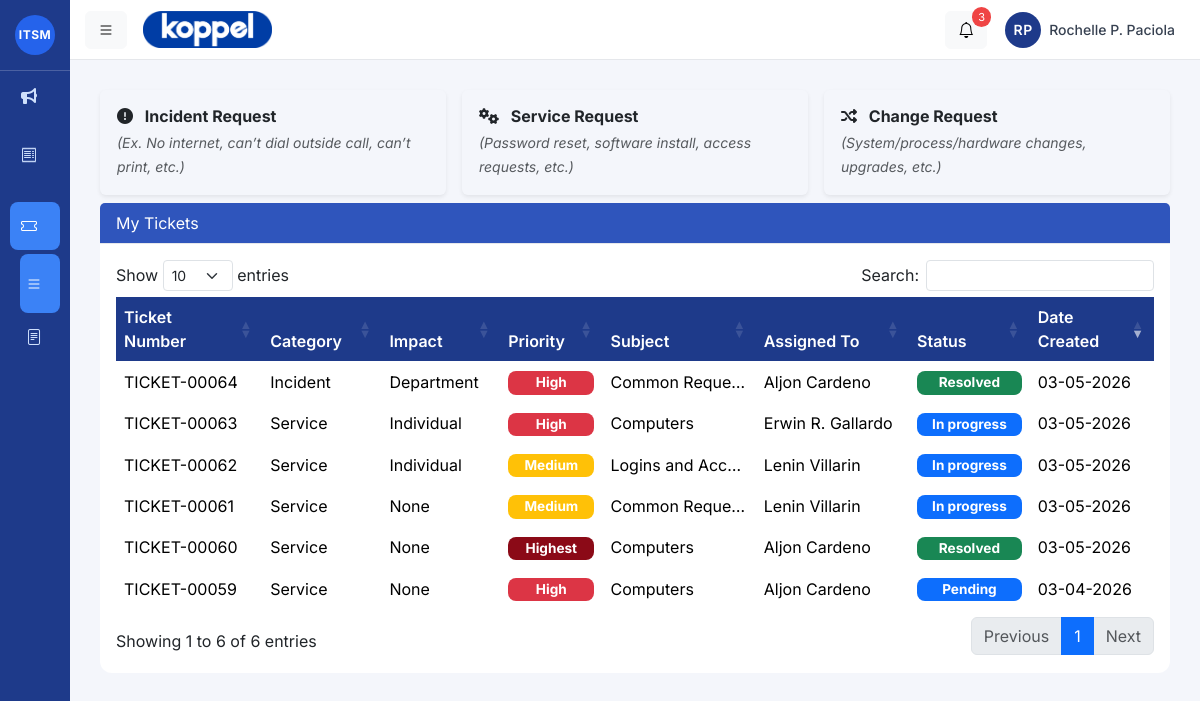
/user/index.php?page=ticket/all_tickets (signed in), run on an earlier commit of the app's database.
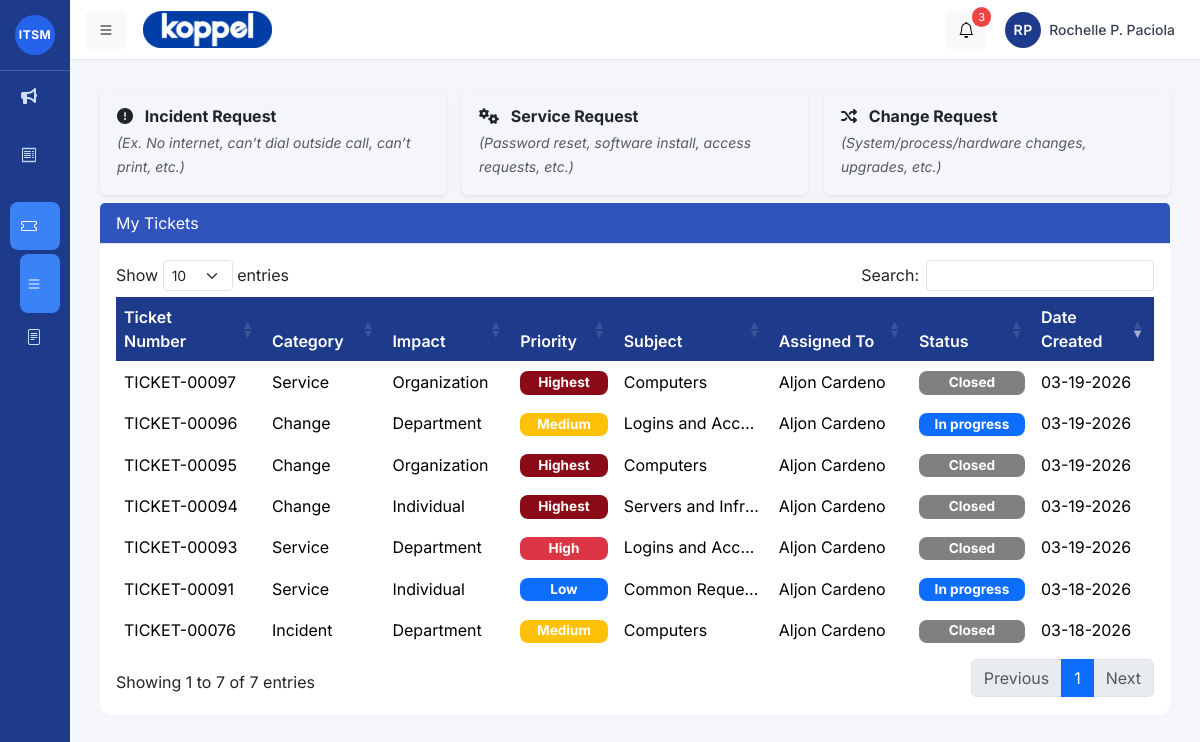
And on a later commit of the database.
### tables this page shows
CREATE TABLE `ticket_tb` (
  `ticket_id` int(11) NOT NULL,
  `ticket_number` varchar(20) DEFAULT NULL,
  `user_id` int(11) DEFAULT NULL,
  `fullname` varchar(100) DEFAULT NULL,
  `email` varchar(100) DEFAULT NULL,
  `company` varchar(100) DEFAULT NULL,
  `department` varchar(100) DEFAULT NULL,
  `priority` varchar(50) NOT NULL,
  `urgency` varchar(50) NOT NULL,
  `impact` varchar(70) NOT NULL,
  `ticket_category` varchar(20) DEFAULT NULL,
  `subject` varchar(150) DEFAULT NULL,
  `subject_details` varchar(200) DEFAULT NULL,
  `issue` text DEFAULT NULL,
  `status` varchar(20) DEFAULT 'open',
  `date_created` timestamp NOT NULL DEFAULT current_timestamp(),
  `assigned_to` int(11) NOT NULL
);

CREATE TABLE `user_tb` (
  `user_id` int(11) NOT NULL,
  `emp_id` varchar(50) NOT NULL,
  `fullname` varchar(150) NOT NULL,
  `position` varchar(100) NOT NULL,
  `email` varchar(150) DEFAULT NULL,
  `department` varchar(100) DEFAULT NULL,
  `company` varchar(50) NOT NULL,
  `area` varchar(150) NOT NULL,
  `user_type` varchar(30) NOT NULL,
  `date_hired` timestamp NOT NULL DEFAULT current_timestamp() ON UPDATE current_timestamp(),
  `date_resigned` varchar(100) DEFAULT NULL,
  `created_at` timestamp NOT NULL DEFAULT current_timestamp(),
  `password` varchar(255) DEFAULT NULL,
  `is_active` tinyint(1) NOT NULL DEFAULT 1,
  `reset_token` varchar(255) DEFAULT NULL,
  `reset_token_expiry` datetime DEFAULT NULL
);

### user/ticket/all_tickets.php (the view, shortened to what this page needs)
<?php
include 'includes/db.php';
$user_id = $_SESSION['user_id'];
$sql = "
SELECT
    t.*,
    u.fullname AS assigned_admin
FROM ticket_tb t
LEFT JOIN user_tb u
    ON t.assigned_to = u.user_id
    AND u.user_type = 'admin'
WHERE t.user_id = ?
ORDER BY t.ticket_id DESC
";
$stmt = $conn->prepare($sql);
$stmt->bind_param("i", $user_id);
$stmt->execute();
$tickets = $stmt->get_result();
?>
<div class="row g-3 mb-2">
    <div class="col-md-4">
        <button class="btn w-100 p-3 text-start request-btn incident shadow-sm rounded"
            onclick="location.href='?page=ticket/includes/add&type=incident'">
            <h6 class="mb-1 fw-bold">
                <i class="fas fa-exclamation-circle me-2"></i> Incident Request
            </h6>
            <small class="fst-italic text-muted">
                (Ex. No internet, can’t dial outside call, can’t print, etc.)
            </small>
        </button>
    </div>
    <div class="col-md-4">
        <button class="btn w-100 p-3 text-start request-btn service shadow-sm rounded"
            onclick="location.href='?page=ticket/includes/add&type=service'">
            <h6 class="mb-1 fw-bold">
                <i class="fas fa-cogs me-2"></i> Service Request
            </h6>
            <small class="fst-italic text-muted">
                (Password reset, software install, access requests, etc.)
            </small>
        </button>
    </div>
    <div class="col-md-4">
        <button class="btn w-100 p-3 text-start request-btn change shadow-sm rounded"
            onclick="location.href='?page=ticket/includes/add&type=change'">
            <h6 class="mb-1 fw-bold">
                <i class="fas fa-random me-2"></i> Change Request
            </h6>
            <small class="fst-italic text-muted">
                (System/process/hardware changes, upgrades, etc.)
            </small>
        </button>
    </div>
</div>
<div class="card">
<div class="card-header text-white">
    My Tickets
</div>
<div class="card-body table-responsive">
<table class="table table-hover" id="ticketsTable">
<thead>
<tr>
    <th>Ticket Number</th>
    <th>Category</th>
    <th>Impact</th>
    <th>Priority</th>
    <th>Subject</th>
    <th>Assigned To</th>
    <th style="width: 10%;">Status</th>
    <th>Date Created</th>
</tr>
</thead>
<tbody id="ticketsBody">
<?php if ($tickets->num_rows > 0): ?>
<?php while ($ticket = $tickets->fetch_assoc()): ?>
<tr class="ticket-row" data-ticket-id="<?= $ticket['ticket_id'] ?>">
    <td><?= htmlspecialchars($ticket['ticket_number']) ?></td>
    <td><?= ucfirst($ticket['ticket_category']) ?></td>
    <td><?= ucfirst($ticket['impact']) ?></td>
    <td>
        <span class="badge badge-priority-<?= strtolower($ticket['priority'] ?? 'medium') ?>">
            <?= ucfirst($ticket['priority'] ?? 'Medium') ?>
        </span>
    </td>
    <td><?= htmlspecialchars($ticket['subject']) ?></td>
    <td><?= htmlspecialchars($ticket['assigned_admin'] ?? 'Unassigned') ?></td>
    <td>
        <span class="badge badge-status-<?= strtolower(str_replace(' ', '-', $ticket['status'])) ?>" style="width: 100%;" >
            <?= ucfirst($ticket['status']) ?>
        </span>
    </td>
    <td><?= date('m-d-Y', strtotime($ticket['created_at'] ?? $ticket['date_created'])) ?></td>
</tr>
<?php endwhile; ?>
<?php else: ?>
<?php endif; ?>
</tbody>
</table>
</div>
</div>

### user/index.php (shortened to what this page needs)
<?php
$page = $_GET['page'] ?? 'announcements';
?>
<!DOCTYPE html>
<html lang="en">
<head>
<link href="https://cdn.jsdelivr.net/npm/bootstrap@5.3.2/dist/css/bootstrap.min.css" rel="stylesheet">
<link href="https://cdn.jsdelivr.net/npm/bootstrap-icons/font/bootstrap-icons.css" rel="stylesheet">
<link rel="stylesheet" href="https://cdnjs.cloudflare.com/ajax/libs/font-awesome/6.4.0/css/all.min.css">
<link rel="stylesheet" href="https://cdn.datatables.net/1.13.6/css/dataTables.bootstrap5.min.css">
<link rel="stylesheet" href="../assets/css/main.css">
<link rel="stylesheet" href="../assets/css/mobile_sidebar.css">
<link rel="stylesheet" href="../assets/css/header.css">
<link rel="stylesheet" href="../assets/css/ticket.css">
<link rel="stylesheet" href="../assets/css/modal.css">
<link rel="stylesheet" href="../assets/css/chat_bot.css">
</head>
<body>
<?php if($page != "login"): ?>
<?php include "sidebar.php"; ?>
<div class="main">
<?php include "header.php"; ?>
<?php endif; ?>
        <div class="content">
            <?php
                switch($page){
                    case "ticket/all_tickets":
                        include "ticket/all_tickets.php";
                        break;
                }
            ?>
        </div>
<?php if($page != "login"): ?>
</div>
<?php endif; ?>

### user/sidebar.php (shortened to what this page needs)
<?php
$tickets_pages = [
'ticket/all_tickets','ticket/assigned_tickets','ticket/requests','ticket/sla','ticket/sla_settings'
];
?>
<div class="sidebar <?= $sidebar_collapsed ? 'collapsed' : 'open' ?>" id="sidebar">
<div class="sidebar-header">
<span class="logo-circle">ITSM</span>
</div>
<a data-title="Announcements" class="<?= ($page=='announcement/announcements') ? 'active' : '' ?>" href="?page=announcement/announcements">
<i class="fa-solid fa-bullhorn"></i>
</a>
<a data-title="Transactions" class="<?= ($page=='transaction/transactions') ? 'active' : '' ?>" href="?page=transaction/transactions">
<i class="bi bi-receipt"></i>
</a>
<div class="menu-group">
<a data-title="Tickets" class="dropdown-btn <?= in_array($page,$tickets_pages) ? 'active' : '' ?>">
<i class="bi bi-ticket"></i>
</a>
<div class="submenu <?= in_array($page,$tickets_pages) ? 'show' : '' ?>">
<a data-title="All Tickets" class="<?= ($page=='ticket/all_tickets') ? 'active' : '' ?>" href="?page=ticket/all_tickets">
<i class="bi bi-list"></i>
</a>
<a data-title="Requests" class="<?= ($page=='ticket/requests') ? 'active' : '' ?>" href="?page=ticket/requests">
<i class="bi bi-file-text"></i>
</a>
</div>
</div>
</div>

### user/header.php
<?php
$fullname = $_SESSION['fullname'] ?? 'John Doe';
$nameParts = explode(" ", $fullname);
$initials = strtoupper(
    substr($nameParts[0],0,1) .
    (isset($nameParts[1]) ? substr($nameParts[1],0,1) : '')
);
?>
<div class="header d-flex align-items-center">
<button class="btn btn-light me-3" onclick="toggleSidebar()">
<i class="bi bi-list"></i>
</button>
<img src="../assets/img/Koppel.png" class="sidebar-logo" alt="Koppel Inc">
<div class="ms-auto d-flex align-items-center gap-2">
<button class="btn btn-light position-relative">
<i class="bi bi-bell"></i>
<span class="notification-badge">3</span>
</button>
<div class="dropdown">
<button class="btn user-dropdown d-flex align-items-center gap-2" data-bs-toggle="dropdown">
<div class="avatar-circle">
<?= $initials ?>
</div>
<span class="user-name">
<?= $fullname ?>
</span>
</button>
</div>
</div>
</div>

### assets/css/main.css (style rules this page uses)
body { overflow-x:hidden; background:#f4f6fb; font-family: 'Inter', sans-serif; }
:root { --light-blue: #e3f2fd; --medium-blue: #bbdefb; --dark-blue: #90caf9; --accent-blue: #64b5f6; --text-blue: #1976d2; }
.sidebar { width:260px; height:100vh; background:#111827; position:fixed; transition:.3s; display:flex; flex-direction:column; overflow-y:auto; overflow-y:auto; scrollbar-width:none; -ms-overflow-style:none; }
.sidebar-header { padding:20px; font-size:18px; font-weight:600; color:#fff; border-bottom:1px solid rgba(255,255,255,0.08); display:flex; align-items:center; gap:10px; }
.sidebar a { display:flex; align-items:center; gap:12px; padding:12px 20px; text-decoration:none; color:#9ca3af; font-size:14px; font-weight:500; border-radius:8px; margin:2px 10px; transition:.2s; }
.sidebar a i { font-size:16px; }
.sidebar a.active { background:#2563eb; color:#fff; }
.menu-group { margin-top:10px; }
.sidebar { background: #1E3A8A; }
.sidebar a { color: #cfe0fc; }
.sidebar a.active { background: #3b82f6; color: #fff; }
.sidebar-header { border-bottom: 1px solid rgba(255,255,255,0.2); color: #fff; }
.dropdown-btn { cursor:pointer; }
.submenu { display:none; padding-left:10px; }
.submenu a { font-size:13px; padding:10px 20px; margin-left:10px; }
.submenu.show { display:block; }
.sidebar { width:260px; transition:all .3s; overflow-x:hidden; background:#1E3A8A; }
.sidebar.collapsed { width:70px; }
.sidebar.collapsed a { justify-content:center; }
.sidebar.collapsed a { position: relative; }
.sidebar.collapsed a::after { content: attr(data-title); position: absolute; left: 100%; top: 50%; transform: translateY(-50%); background: #111827; color: #fff; padding: 6px 12px; border-radius: 6px; font-size: 12px; white-space: nowrap; opacity: 0; pointer-events: none; transition: opacity 0.2s ease; z-index: 1000; margin-left: 8px; }
.sidebar.collapsed a::before { content: ""; position: absolute; left: 100%; top: 50%; transform: translateY(-50%); border-width: 6px; border-style: solid; border-color: transparent #111827 transparent transparent; opacity: 0; transition: opacity 0.2s; }
.main { margin-left:260px; transition:margin-left .3s ease; }
.sidebar.collapsed ~ .main { margin-left:70px; }
.content { padding:30px; animation:fade .3s ease; }
.sidebar.collapsed .sidebar-header { justify-content:center; padding:20px 10px; }
.logo-circle { display:none; width:40px; height:40px; border-radius:50%; background:#2563eb; color:white; font-weight:700; font-size:12px; display:flex; align-items:center; justify-content:center; letter-spacing:.5px; }
.sidebar.collapsed .logo-circle { display:flex; margin:auto; }
.sidebar.collapsed .sidebar-header { justify-content:center; padding:15px 0; }
.user-dropdown { background:transparent; border:none; padding:5px 10px; }
.user-name { font-size:14px; font-weight:500; color:#374151; }
.notification-badge { position:absolute; top:3px; right:5px; background:#ef4444; color:white; font-size:10px; padding:2px 6px; border-radius:50px; }
.avatar-circle { width:36px; height:36px; border-radius:50%; background:#2563eb; color:white; display:flex; align-items:center; justify-content:center; font-size:14px; font-weight:600; letter-spacing:.5px; }
.user-dropdown { background:transparent; border:none; padding:6px 10px; }
.notification-badge { position:absolute; top:4px; right:6px; background:#ef4444; color:white; font-size:10px; padding:2px 6px; border-radius:50px; }
.table th { background-color: #1E3A8A; color: white; font-weight: 600; border: none; font-family: 'Inter', sans-serif; }
.table td { vertical-align: middle; border: none; font-family: 'Inter', sans-serif; max-width: 120px; white-space: nowrap; overflow: hidden; text-overflow: ellipsis; }
.badge { font-size: 0.85rem; padding: 0.35em 0.6em; border-radius: 0.5rem; }
.card { border: none; border-radius: 0.75rem; }
.card-header { border-bottom: 1px solid #e5e7eb; background-color: #2f55bc; }
.submenu { max-height: 0; overflow: hidden; transition: max-height 0.3s ease; }
.submenu.show { max-height: 500px; }

What changed in the data, as far as the page shows it:
removed ticket_tb: ticket_number "TICKET-00064", ticket_category "Incident", impact "Department", priority "High", subject "Common Reque…", user_tb.fullname "Aljon Cardeno", status "Resolved", date_created "03-05-2026"
removed ticket_tb: ticket_number "TICKET-00063", ticket_category "Service", impact "Individual", priority "High", subject "Computers", user_tb.fullname "Erwin R. Gallardo", status "In progress", date_created "03-05-2026"
removed ticket_tb: ticket_number "TICKET-00062", ticket_category "Service", impact "Individual", priority "Medium", subject "Logins and Acc…", user_tb.fullname "Lenin Villarin", status "In progress", date_created "03-05-2026"
removed ticket_tb: ticket_number "TICKET-00061", ticket_category "Service", impact "None", priority "Medium", subject "Common Reque…", user_tb.fullname "Lenin Villarin", status "In progress", date_created "03-05-2026"
removed ticket_tb: ticket_number "TICKET-00060", ticket_category "Service", impact "None", priority "Highest", subject "Computers", user_tb.fullname "Aljon Cardeno", status "Resolved", date_created "03-05-2026"
removed ticket_tb: ticket_number "TICKET-00059", ticket_category "Service", impact "None", priority "High", subject "Computers", user_tb.fullname "Aljon Cardeno", status "Pending", date_created "03-04-2026"
added ticket_tb: ticket_number "TICKET-00097", ticket_category "Service", impact "Organization", priority "Highest", subject "Computers", user_tb.fullname "Aljon Cardeno", status "Closed", date_created "03-19-2026"
added ticket_tb: ticket_number "TICKET-00096", ticket_category "Change", impact "Department", priority "Medium", subject "Logins and Acc…", user_tb.fullname "Aljon Cardeno", status "In progress", date_created "03-19-2026"
added ticket_tb: ticket_number "TICKET-00095", ticket_category "Change", impact "Organization", priority "Highest", subject "Computers", user_tb.fullname "Aljon Cardeno", status "Closed", date_created "03-19-2026"
added ticket_tb: ticket_number "TICKET-00094", ticket_category "Change", impact "Individual", priority "Highest", subject "Servers and Infr…", user_tb.fullname "Aljon Cardeno", status "Closed", date_created "03-19-2026"
added ticket_tb: ticket_number "TICKET-00093", ticket_category "Service", impact "Department", priority "High", subject "Logins and Acc…", user_tb.fullname "Aljon Cardeno", status "Closed", date_created "03-19-2026"
added ticket_tb: ticket_number "TICKET-00091", ticket_category "Service", impact "Individual", priority "Low", subject "Common Reque…", user_tb.fullname "Aljon Cardeno", status "In progress", date_created "03-18-2026"
added ticket_tb: ticket_number "TICKET-00076", ticket_category "Incident", impact "Department", priority "Medium", subject "Computers", user_tb.fullname "Aljon Cardeno", status "Closed", date_created "03-18-2026"
Also different on the page:
text written by a page script: "Show entries Search: Showing 1 to 6 of 6 entries Previous 1 Next" → "Show entries Search: Showing 1 to 7 of 7 entries Previous 1 Next"
